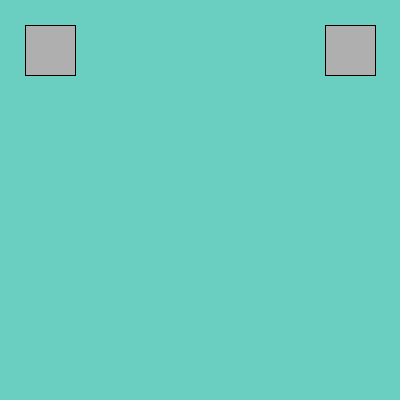
Frame 1 (no input)
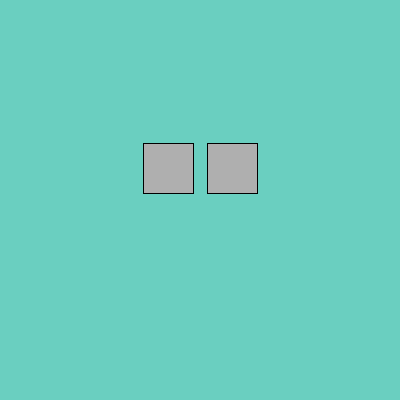
Frame 60 (the mouse pressed at the canvas centre just before this capture)
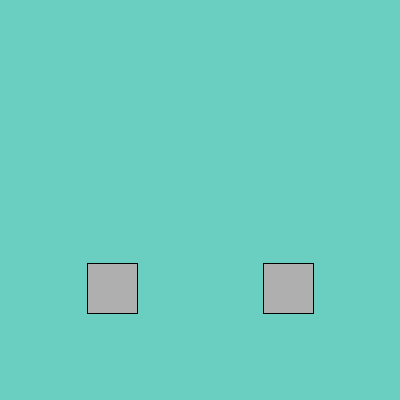
Frame 120 (the mouse held since frame 60 and released just before this capture)

The Processing sketch that drew these frames (run headless with seeded random() and noise(); from frame 60 on, the mouse is pressed at the canvas centre):

// Processing sketch: processing_172723
// ── processing_172723.pde

int rectX=50 ;
int rectY=50;
int rectA=350 ;
int rectB=50 ;

void setup() {
  size (400, 400);
}
void draw() {
  rectMode (CENTER);
  background (7000000);
  stroke(0);
  fill(175);
  rect(rectX, rectY,50,50);
  rect(rectA, rectB,50,50);
  rectX = rectX + 2;
  rectY = rectY + 2;
  rectA = rectA - 2;
  rectB = rectB + 2;
}
